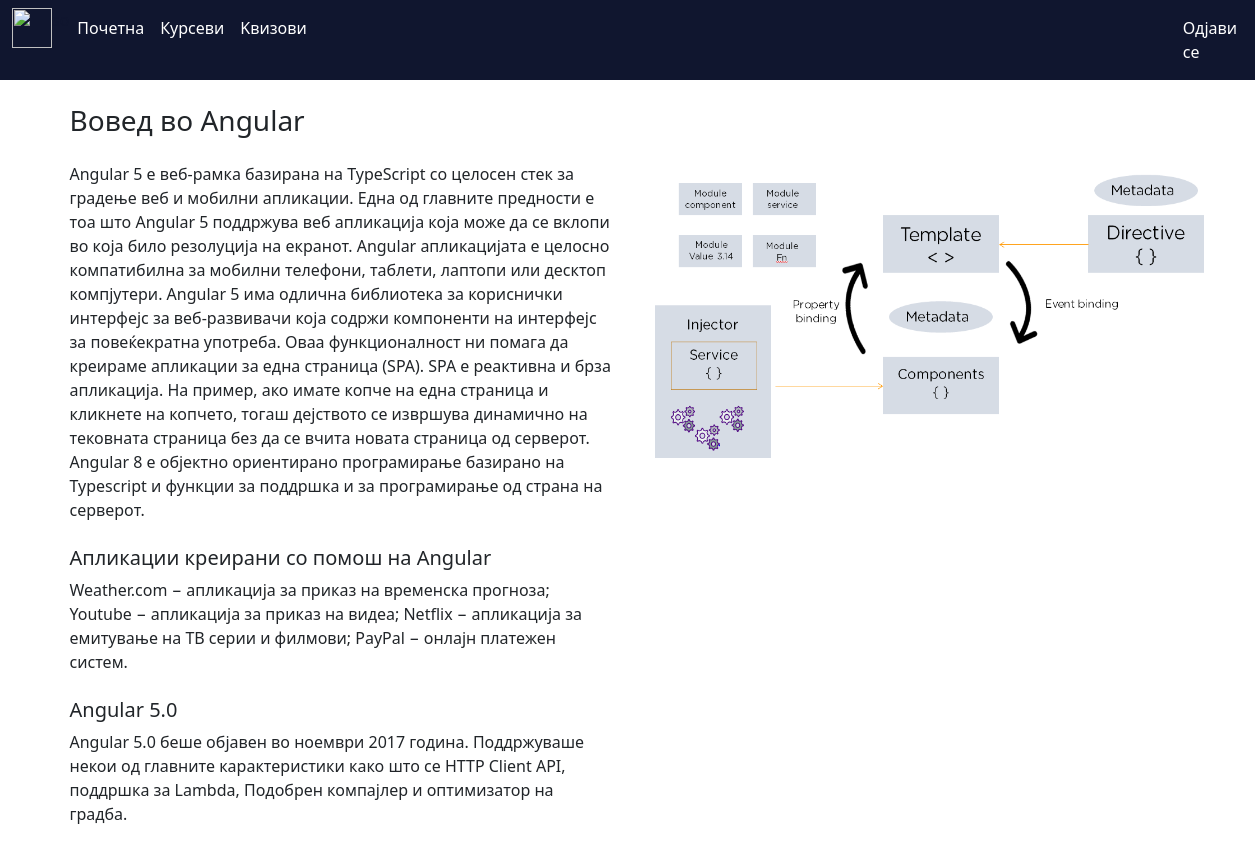
Screenshot of /section/1/ with the database file from the repository.
### domasna5/models.py (models this page shows)
class Section(models.Model):
    title = models.CharField(max_length=50, null=True, blank=True)
    text1 = models.TextField()
    header2 = models.CharField(max_length=50)
    text2 = models.TextField()
    subtext2 = models.TextField(null=True, blank=True)
    header3 = models.CharField(max_length=50)
    text3 = models.TextField()
    subtext3 = models.TextField(null=True, blank=True)
    photo = models.ImageField()

### domasna5/views.py (the view)
# urls.py: path('section/<pk>/', section_view, name="section-view"),
def section_view(request, pk):
    queryset1 = Section.objects.get(pk=pk)
    return render(request, 'section.html', {'section': queryset1})

### templates/section.html (shortened to what this page needs)
<!DOCTYPE html>
<html lang="en">
<head>
        <link href="https://cdn.jsdelivr.net/npm/bootstrap@5.2.0-beta1/dist/css/bootstrap.min.css" rel="stylesheet">
</head>
<body>
<nav class="navbar navbar-expand-lg sticky-top" style="background-color:#10162f;">
  <div class="container-fluid">
    <div class="collapse navbar-collapse" id="navbarSupportedContent">
      <ul class="navbar-nav me-auto mb-2 mb-lg-0">
          <li>
              <img style="height: 40px; width: 40px;" src="https://brandslogos.com/wp-content/uploads/thumbs/angular-logo-vector.svg">
          </li>
          <li style="color: #10162f">
          </li>
        <li class="nav-item">
          <a class="nav-link text-white" aria-current="page" href="{% url 'home1' %}">Почетна</a>
        </li>
        <li class="nav-item dropdown">
           <a class="nav-link active text-white" aria-current="page" href="{% url 'courses' %}">Курсеви</a>
        </li>
           <li class="nav-item dropdown">
           <a class="nav-link active text-white" aria-current="page" href="{% url 'mainQuiz' %}">Kвизови</a>
        </li>
              <li class="nav-item dropdown" style="padding-left: 860px;">
           <a class="nav-link active text-white" aria-current="page" href="{% url 'logout' %}">Одјави се</a>
        </li>
      </ul>
    </div>
  </div>
</nav>
<div class="container justify-content-center align-items-center pt-4">
    <h3 class="card-title">{{ section.title }}</h3>
    <div class="row pt-4">
        <div class="col-9 w-50 pb-5">
            {{ section.text1 }}
            <h5 class="card-title pt-4 pb-2">{{ section.header2 }}</h5>
            {{ section.text2 }}
            <h5 class="card-title pt-4 pb-2">{{ section.header3 }}</h5>
            {{ section.text3 }}
        </div>
        <div class="col-3">
            <img style="width: 600px; height: 300px;" src="{{MEDIA_URL}}{{ section.photo.url }}">
        </div>
    </div>
</div>
</body>
</html>

### rows the page displays
Section: title "Вовед во Angular", text1 "Angular 5 е веб-рамка базирана на TypeScript со целосен стек за градење веб и мобилни апликации. Една од главните предности е тоа што Angular 5 поддржува веб апликација која може да се вклопи во која било резолуција на екранот. Angular апликацијата е целосно компатибилна за мобилни телефони, таблети, лаптопи или десктоп компјутери. Angular 5 има одлична библиотека за кориснички интерфејс за веб-развивачи која содржи компоненти на интерфејс за повеќекратна употреба. Оваа функционалност ни помага да креираме апликации за една страница (SPA). SPA е реактивна и брза апликација. На пример, ако имате копче на една страница и кликнете на копчето, тогаш дејството се извршува динамично на тековната…", header2 "Апликации креирани со помош на Angular", text2 "Weather.com − апликација за приказ на временска прогноза; Youtube − апликација за приказ на видеа; Netflix − апликација за емитување на ТВ серии и филмови; PayPal − онлајн платежен систем.", header3 "Angular 5.0", text3 "Angular 5.0 беше објавен во ноември 2017 година. Поддржуваше некои од главните карактеристики како што се HTTP Client API, поддршка за Lambda, Подобрен компајлер и оптимизатор на градба.", photo (picture)
